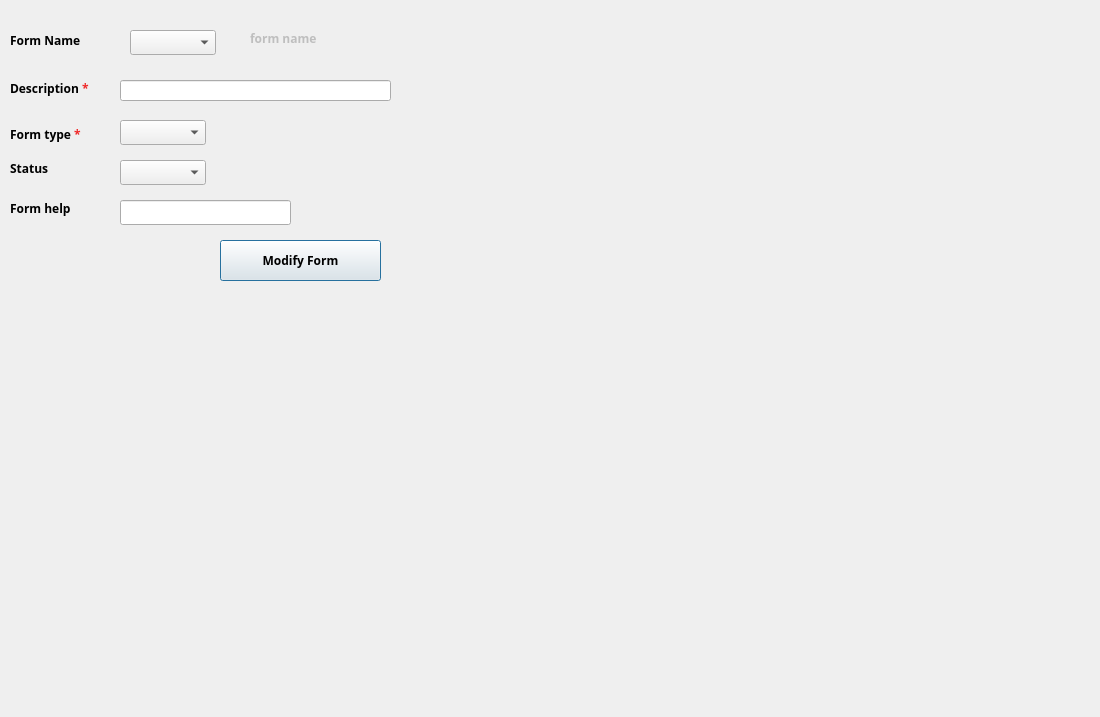
<?xml version="1.0" encoding="UTF-8"?>
<ui version="4.0">
 <class>Dialog</class>
 <widget class="QDialog" name="Dialog">
  <property name="geometry">
   <rect>
    <x>0</x>
    <y>0</y>
    <width>1100</width>
    <height>717</height>
   </rect>
  </property>
  <property name="minimumSize">
   <size>
    <width>1100</width>
    <height>717</height>
   </size>
  </property>
  <property name="maximumSize">
   <size>
    <width>1100</width>
    <height>717</height>
   </size>
  </property>
  <property name="windowTitle">
   <string>Form</string>
  </property>
  <widget class="QLineEdit" name="LE_help">
   <property name="geometry">
    <rect>
     <x>120</x>
     <y>200</y>
     <width>171</width>
     <height>25</height>
    </rect>
   </property>
   <property name="font">
    <font>
     <family>29LT Bukra Regular</family>
     <pointsize>9</pointsize>
     <weight>75</weight>
     <bold>true</bold>
    </font>
   </property>
   <property name="placeholderText">
    <string/>
   </property>
  </widget>
  <widget class="QComboBox" name="CMB_formStatus">
   <property name="geometry">
    <rect>
     <x>120</x>
     <y>160</y>
     <width>86</width>
     <height>25</height>
    </rect>
   </property>
   <property name="font">
    <font>
     <family>29LT Bukra Regular</family>
     <pointsize>9</pointsize>
     <weight>75</weight>
     <bold>true</bold>
    </font>
   </property>
  </widget>
  <widget class="QLabel" name="label_8">
   <property name="geometry">
    <rect>
     <x>10</x>
     <y>198</y>
     <width>99</width>
     <height>21</height>
    </rect>
   </property>
   <property name="font">
    <font>
     <family>29LT Bukra Regular</family>
     <pointsize>9</pointsize>
     <weight>75</weight>
     <bold>true</bold>
    </font>
   </property>
   <property name="text">
    <string>Form help</string>
   </property>
  </widget>
  <widget class="QLineEdit" name="LE_desc">
   <property name="geometry">
    <rect>
     <x>120</x>
     <y>80</y>
     <width>271</width>
     <height>21</height>
    </rect>
   </property>
   <property name="font">
    <font>
     <family>29LT Bukra Regular</family>
     <pointsize>9</pointsize>
     <weight>75</weight>
     <bold>true</bold>
    </font>
   </property>
  </widget>
  <widget class="QPushButton" name="BTN_modifyForm">
   <property name="geometry">
    <rect>
     <x>220</x>
     <y>240</y>
     <width>161</width>
     <height>41</height>
    </rect>
   </property>
   <property name="font">
    <font>
     <family>29LT Bukra Regular</family>
     <pointsize>9</pointsize>
     <weight>75</weight>
     <bold>true</bold>
    </font>
   </property>
   <property name="text">
    <string>Modify Form</string>
   </property>
  </widget>
  <widget class="QLabel" name="label">
   <property name="geometry">
    <rect>
     <x>10</x>
     <y>160</y>
     <width>67</width>
     <height>17</height>
    </rect>
   </property>
   <property name="font">
    <font>
     <family>29LT Bukra Regular</family>
     <pointsize>9</pointsize>
     <weight>75</weight>
     <bold>true</bold>
    </font>
   </property>
   <property name="text">
    <string>Status</string>
   </property>
  </widget>
  <widget class="QComboBox" name="CMB_formName">
   <property name="geometry">
    <rect>
     <x>130</x>
     <y>30</y>
     <width>86</width>
     <height>25</height>
    </rect>
   </property>
   <property name="font">
    <font>
     <family>29LT Bukra Regular</family>
     <pointsize>9</pointsize>
     <weight>75</weight>
     <bold>true</bold>
    </font>
   </property>
  </widget>
  <widget class="QLabel" name="label_2">
   <property name="geometry">
    <rect>
     <x>10</x>
     <y>30</y>
     <width>81</width>
     <height>20</height>
    </rect>
   </property>
   <property name="font">
    <font>
     <family>29LT Bukra Regular</family>
     <pointsize>9</pointsize>
     <weight>75</weight>
     <bold>true</bold>
    </font>
   </property>
   <property name="text">
    <string>Form Name</string>
   </property>
  </widget>
  <widget class="QLabel" name="LB_formID">
   <property name="enabled">
    <bool>false</bool>
   </property>
   <property name="geometry">
    <rect>
     <x>250</x>
     <y>30</y>
     <width>141</width>
     <height>17</height>
    </rect>
   </property>
   <property name="font">
    <font>
     <family>29LT Bukra Regular</family>
     <pointsize>9</pointsize>
     <weight>75</weight>
     <bold>true</bold>
    </font>
   </property>
   <property name="frameShape">
    <enum>QFrame::NoFrame</enum>
   </property>
   <property name="text">
    <string>form name</string>
   </property>
  </widget>
  <widget class="QLabel" name="label_3">
   <property name="geometry">
    <rect>
     <x>10</x>
     <y>78</y>
     <width>99</width>
     <height>21</height>
    </rect>
   </property>
   <property name="font">
    <font>
     <family>29LT Bukra Regular</family>
     <pointsize>9</pointsize>
     <weight>75</weight>
     <bold>true</bold>
    </font>
   </property>
   <property name="text">
    <string>&lt;html&gt;&lt;head/&gt;&lt;body&gt;&lt;p&gt;Description &lt;span style=&quot; color:#ef2929;&quot;&gt;*&lt;/span&gt;&lt;/p&gt;&lt;/body&gt;&lt;/html&gt;</string>
   </property>
  </widget>
  <widget class="QLabel" name="label_7">
   <property name="geometry">
    <rect>
     <x>10</x>
     <y>120</y>
     <width>99</width>
     <height>29</height>
    </rect>
   </property>
   <property name="font">
    <font>
     <family>29LT Bukra Regular</family>
     <pointsize>9</pointsize>
     <weight>75</weight>
     <bold>true</bold>
    </font>
   </property>
   <property name="text">
    <string>&lt;html&gt;&lt;head/&gt;&lt;body&gt;&lt;p&gt;Form type&lt;span style=&quot; color:#ef2929;&quot;&gt;
                    *&lt;/span&gt;&lt;/p&gt;&lt;/body&gt;&lt;/html&gt;
                </string>
   </property>
  </widget>
  <widget class="QComboBox" name="CMB_formType">
   <property name="geometry">
    <rect>
     <x>120</x>
     <y>120</y>
     <width>86</width>
     <height>25</height>
    </rect>
   </property>
   <property name="font">
    <font>
     <family>29LT Bukra Regular</family>
     <pointsize>9</pointsize>
     <weight>75</weight>
     <bold>true</bold>
    </font>
   </property>
  </widget>
 </widget>
 <resources/>
 <connections/>
</ui>
